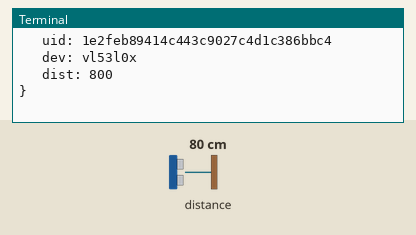
Bench run of a program on a simulated Raspberry Pi (BCM pin numbers). Parts: the last lines printed to the terminal. The test bench sets the inputs (shaded band); at power-on: distance to the obstacle 80 cm. Random numbers come from a fixed seed.

Above: at 1.2 s.
1.3 s: distance to the obstacle set to 2 cm
At 2.9 s:
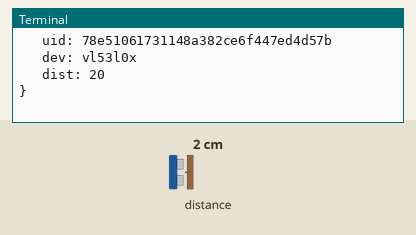
4.5 s: distance to the obstacle set to 4 cm
At 5.8 s:
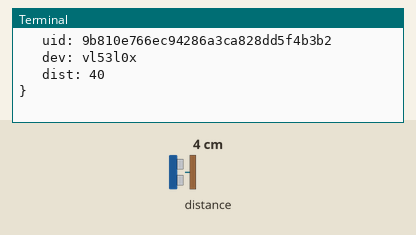
Timing chart, 0 to 7.5 s (numbered marks = the images above; inputs shaded):
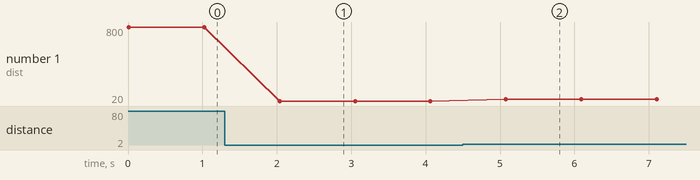

Measured:
- after the input at 1.3 s, the terminal: prints a new line after 0.74 s (image 1)
- after the input at 4.5 s, the terminal: prints a new line after 0.58 s (image 2)
- plotted number 1: 800 → 20 after the input at 1.3 s, 20 → 40 after the input at 4.5 s

The program:

udp_loop_vl53l0x.py
```python
#!/usr/bin/env python
import smbus
import struct
import time
import socket
import uuid
import sys

sock = socket.socket(socket.AF_INET, socket.SOCK_DGRAM)
sock.setsockopt(socket.SOL_SOCKET, socket.SO_BROADCAST, 1) # for broadcast
ip   = "192.168.8.255" # for broadcast
#ip   = "192.168.8.142" # for particular machine
port = 10203


###########################################################
#
#  Set up some utils
#
###########################################################
def bswap(val):
    return struct.unpack('<H', struct.pack('>H', val))[0]
def mread_word_data(adr, reg):
    return bswap(bus.read_word_data(adr, reg))
def mwrite_word_data(adr, reg, data):
    return bus.write_word_data(adr, reg, bswap(data))
def makeuint16(lsb, msb):
    return ((msb & 0xFF) << 8)  | (lsb & 0xFF)

def VL53L0X_decode_vcsel_period(vcsel_period_reg):
# Converts the encoded VCSEL period register value into the real
# period in PLL clocks
    vcsel_period_pclks = (vcsel_period_reg + 1) << 1;
    return vcsel_period_pclks;

###########################################################
#
#  Set up some constants
#
###########################################################
VL53L0X_REG_IDENTIFICATION_MODEL_ID		= 0x00c0
VL53L0X_REG_IDENTIFICATION_REVISION_ID		= 0x00c2
VL53L0X_REG_PRE_RANGE_CONFIG_VCSEL_PERIOD	= 0x0050
VL53L0X_REG_FINAL_RANGE_CONFIG_VCSEL_PERIOD	= 0x0070
VL53L0X_REG_SYSRANGE_START			= 0x000
VL53L0X_REG_RESULT_INTERRUPT_STATUS 		= 0x0013
VL53L0X_REG_RESULT_RANGE_STATUS 		= 0x0014

###########################################################
#
#  Now the real work begins
#
###########################################################

address = 0x29           # default for VL53L0X

bus = smbus.SMBus(1)
iam = 0

while True:
   iam += 1
   try:
      val1 = bus.write_byte_data(address, VL53L0X_REG_SYSRANGE_START, 0x01)
      cnt = 0
      while (cnt < 100): # 1 second waiting time max
         time.sleep(0.01)
         val = bus.read_byte_data(address, VL53L0X_REG_RESULT_RANGE_STATUS)
         if (val & 0x01):
            break
         cnt += 1

      data = bus.read_i2c_block_data(address, 0x14, 12)
      DeviceRangeStatusInternal = ((data[0] & 0x78) >> 3)
      ready = str(val & 0x01)

      if DeviceRangeStatusInternal == 11:
         uid = str(uuid.uuid1().hex)
         siam = "%09x" % iam
         dist = str(makeuint16(data[11], data[10]))
         msg = "\n{\n   iam: %s\n   uid: %s\n   dev: vl53l0x\n   dist: %s\n}\n" % (siam, uid, dist)
         print("Sending: " + msg)
         sock.sendto(msg, (ip, port))
         time.sleep(1)
   except:
      e = sys.exc_info()
      print("Error (sensor not connected?): %s" % e)
      time.sleep(5)
```
